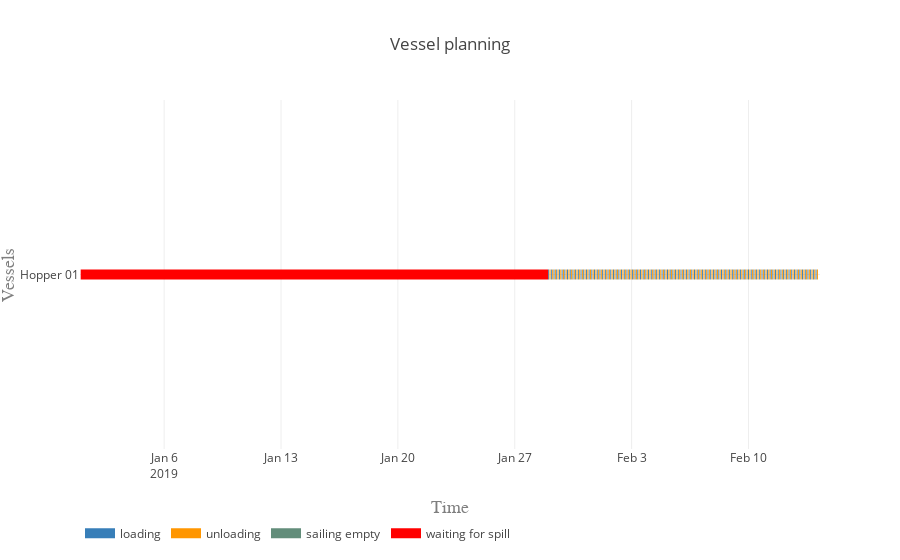

Notebook source saved alongside this figure:
### Markdown cell above
#### Vessel planning

### Code cell
vessels = [hopper]
activities = ['loading', 'unloading', 'sailing full', 'sailing empty', 'waiting for spill']
colors = {0:'rgb(55,126,184)', 1:'rgb(255,150,0)', 2:'rgb(98, 192, 122)', 3:'rgb(98, 141, 122)', 4:'rgb(255,0,0)'}

plot.vessel_planning(vessels, activities, colors)

### Figure 1 — Plotly figure (JSON) as saved in the notebook; plotly's stock layout.template omitted (floating-point values rounded to 4 significant figures; data arrays with more than 128 entries replaced by an {"elided": "..."} marker saying what was removed)
{"data": [{"connectgaps": false, "hoverinfo": "y+name", "line": {"color": "rgb(55,126,184)", "width": 10}, "mode": "lines", "name": "loading", "type": "scatter", "uid": "a13fc792-659c-4ad4-b8fc-b23af1f2354e", "x": {"elided": "500 str values"}, "y": {"elided": "500 str values"}}, {"connectgaps": false, "hoverinfo": "y+name", "line": {"color": "rgb(255,150,0)", "width": 10}, "mode": "lines", "name": "unloading", "type": "scatter", "uid": "3d3a2813-7ffe-42b5-a219-5b3995d1d084", "x": {"elided": "500 str values"}, "y": {"elided": "500 str values"}}, {"connectgaps": false, "hoverinfo": "y+name", "line": {"color": "rgb(98, 192, 122)", "width": 10}, "mode": "lines", "name": "sailing full", "type": "scatter", "uid": "494651cc-81ff-48e2-ab8b-c2c9c00d9818", "x": [], "y": []}, {"connectgaps": false, "hoverinfo": "y+name", "line": {"color": "rgb(98, 141, 122)", "width": 10}, "mode": "lines", "name": "sailing empty", "type": "scatter", "uid": "4a5fb010-e932-4019-925f-c5b956586df8", "x": {"elided": "495 str values"}, "y": {"elided": "495 str values"}}, {"connectgaps": false, "hoverinfo": "y+name", "line": {"color": "rgb(255,0,0)", "width": 10}, "mode": "lines", "name": "waiting for spill", "type": "scatter", "uid": "fcb4299d-75de-45b3-9bfc-13e8cb403187", "x": ["2019-01-01", "2019-01-01", "2019-01-29", "2019-01-29", "2019-01-29"], "y": ["Hopper 01", "Hopper 01", "Hopper 01", "Hopper 01", null]}], "layout": {"hovermode": "closest", "legend": {"orientation": "h", "x": 0, "y": -0.2}, "title": "Vessel planning", "xaxis": {"range": ["2018-12-31 23:00:00", "2019-02-14 06:49:55.844910"], "title": "Time", "titlefont": {"color": "#7f7f7f", "family": "Courier New, monospace", "size": 18}}, "yaxis": {"title": "Vessels", "titlefont": {"color": "#7f7f7f", "family": "Courier New, monospace", "size": 18}}}}
